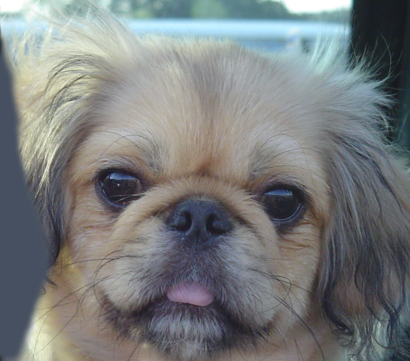
%> input picture data/dog.bmp, 410 x 361 px
$ octave evalHybrid.m   (GNU Octave 9; MATLAB toolbox functions it lacks are replaced by stand-ins)
%> lines starting %> are read from the running program, lines starting %| are printed output that depends on the picture
### code/hybridImage.m
function Image = hybridImage(im1, im2, sigma1, sigma2,method)

%computes the hybrid image using Ihybrid = blurry(I1; 1) + sharp(I2; 2) = I1  g(1) + I2 ? I2  g(2): (1)
%Here, g(1) and g(2) are Gaussian filters with standard deviations 1 and 2 and * denotes the filtering
%operator.

imblur = imageFilter(im1,method,sigma1);
imsharpen = im2-imageFilter(im2,method,sigma2);
Image = imblur + imsharpen;

function result = imageFilter(image,option,sigma)

result = zeros(size(image));
if strcmp(option,'imgaussfilt')
    result = imgaussfilt(image,sigma);
else
    %creates a Gaussian lowpass filter of size hsize(sigma*4+1) with standard deviation sigma (positive)
    filter = fspecial('gaussian' ,sigma*4+1,sigma);
    %Handles the cases where the filter sizes are not given as odd numbers
    if (~mod(size(filter, 1), 2) || ~mod(size(filter, 2), 2))
        error('The row and column size of the filter have to be in odd numbers.');
    end
    [filter_row, filter_column] = size(filter);
    r_margin = (filter_row - 1) / 2;
    c_margin = (filter_column - 1) / 2;

    if strcmp(option,'imfilter')
        %Loop through each color channel
        for layer = 1:size(image, 3)
            tic
            % Padded array to handle missing information in image
            paddedImage = padarray(image(:, :, layer), [r_margin c_margin], 'symmetric');
            temp = zeros(size(paddedImage(:,:,1)));
            temp = imfilter(paddedImage,filter);
            [paddedImageHeight,paddedImageWidth] = size(paddedImage);
            %regaining original image size
            result(:,:,layer) = temp(r_margin+1:paddedImageHeight-r_margin,c_margin+1:paddedImageWidth-c_margin);
            toc
        end

    else
        %Loop through each color channel
        for layer = 1:size(image, 3)
            tic
            % Padded array to handle missing information in image
            paddedImage = padarray(image(:, :, layer), [r_margin c_margin], 'symmetric');
            % Calculate dot product of filter and sliding array from image
            % Transpose filter and convert each fw by fh block from the image into a column
            filtered = filter(:)'*im2col(paddedImage, size(filter), 'sliding');
            result(:,:,layer) = col2im(filtered, [1 1], [size(image, 1) size(image, 2)]);
            toc
        end
    end

end

### code/vis_hybrid_image.m
function output = vis_hybrid_image(hybrid_image)
%visualize a hybrid image by progressively downsampling the image and
%concatenating all of the images together.

scales = 5; %how many downsampled versions to create
scale_factor = 0.5; %how much to downsample each time
padding = 5; %how many pixels to pad.

original_height = size(hybrid_image,1);
num_colors = size(hybrid_image,3); %counting how many color channels the input has
output = hybrid_image;
cur_image = hybrid_image;

for i = 2:scales
    %add padding
    output = cat(2, output, ones(original_height, padding, num_colors));

    %dowsample image;
    cur_image = imresize(cur_image, scale_factor, 'bilinear');
    %pad the top and append to the output
    tmp = cat(1,ones(original_height - size(cur_image,1), size(cur_image,2), num_colors), cur_image);
    output = cat(2, output, tmp);
end


%code by James Hays

### code/evalHybrid.m
% Path to your output directory (change this to your output directory)

clear;
clc;
clf;
dataDir = fullfile('..','data');

% List of images
%imageNames = {'dog.bmp','cat.bmp','plane.bmp','bird.bmp','plane.bmp','bird.bmp','motorcycle.bmp','bicycle.bmp','fish.bmp','submarine.bmp','submarine.bmp','fish.bmp','einstein.bmp','marilyn.bmp'};
imageNames = {'dog.bmp','cat.bmp'};
for i = 1:2:length(imageNames)-1,


    % Read first image
    imfirst = imread(fullfile(dataDir, imageNames{i}));
%> imfirst is the input picture: size 361x410x3 uint8; mean R, G, B 121.2, 124.5, 125
    % Read  second image
    imSecond1 = imread(fullfile(dataDir, imageNames{i+1}));
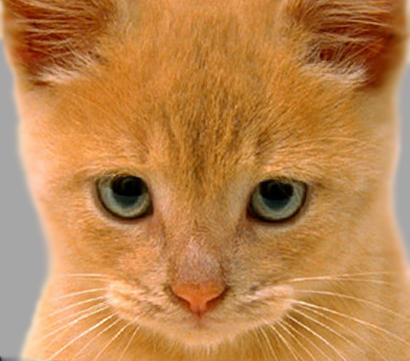
%> input picture data/cat.bmp, 410 x 361 px
%> imSecond1 is the input picture: size 361x410x3 uint8; mean R, G, B 188.3, 132.5, 77.1
    imSecond = imresize(imSecond1,[size(imfirst,1) size(imfirst,2)]);
    %Plot the first and second Image
    fig = figure(1);clf;
    subplot(3,3,1); imagesc(imfirst); axis image off;
    title(strcat('Image1:',imageNames{i}(1:end-4)));
    subplot(3,3,2); imagesc(imSecond); axis image off;
    title(strcat('Image2:',imageNames{i+1}(1:end-4)));


    imfirst = im2single(imfirst);
%> imfirst: size 361x410x3 single
    imSecond = im2single(imSecond);

    foldertitle = strcat(imageNames{i}(1:end-4),imageNames{i+1}(1:end-4));
    %methods of filters to be used. I have used two inbuilt matlab
    %function.Third one is my own filter which does the same function as
    %imfilter.
    methods = {'imfilter','imgaussfilt','myfilter'};
    for index = 1:length(methods)
        sigma1 = 5;
        sigma2 =3;

        hybridIm = hybridImage(imfirst,imSecond,sigma1,sigma2,methods{index});

        outDir = fullfile('..', 'output',foldertitle, methods{index});
        if ~exist(outDir, 'file')
            mkdir(outDir);
        end

        scaledImage = vis_hybrid_image(hybridIm);

        % Write image output
        outimageName = sprintf([imageNames{i}(1:end-4),'-',imageNames{i+1}(1:end-4), '-hybrid.jpg']);
        outimageName = fullfile(outDir, outimageName);
        imwrite(hybridIm, outimageName);
        outimageName = sprintf([imageNames{i}(1:end-4),'-',imageNames{i+1}(1:end-4), '-hybrid-scaled.jpg']);
        outimageName = fullfile(outDir, outimageName);
        imwrite(scaledImage, outimageName);

        subplot(3,3,3);  imagesc(hybridIm); axis image off;
        title('Hybrid image');
        subplot(3,3,[4 9]);  imagesc(scaledImage); axis image off;
        title(strcat('Scaled Hybrid image',' ',' sigma1=',num2str(sigma1),', sigma2= ',num2str(sigma2)));
        savedfigName = strcat(imageNames{i},imageNames{i+1},'SavedFig.bmp') ;
        %Save the figure
        saveas(fig,fullfile(outDir, savedfigName))
    end
%> this loop made 3 passes
%> pass 1, in hybridImage, `imblur = imageFilter(im1,method,sigma1);`:
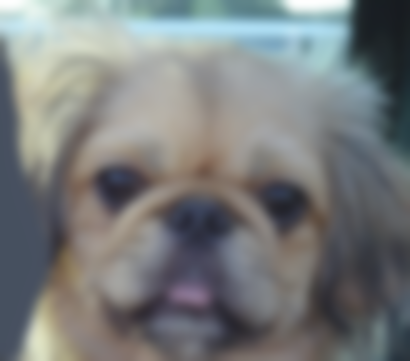
%> imblur: size 361x410x3 double; mean R, G, B 0.475, 0.488, 0.49; mean of the top-left, top-right, bottom-left and bottom-right quarters 0.641, 0.52, 0.425, 0.353
%> pass 1, in hybridImage, `imsharpen = im2-imageFilter(im2,method,sigma2);`:
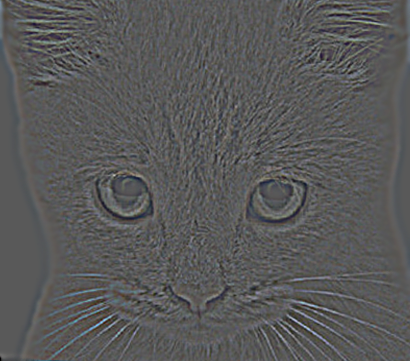
%> imsharpen: size 361x410x3 single; mean R, G, B 1e-09, -3.73e-09, 5.24e-09; drawn with min black and max white
%> pass 1, in hybridImage, `Image = imblur + imsharpen;`:
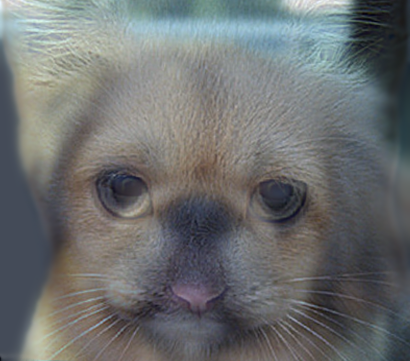
%> Image: size 361x410x3 single; mean R, G, B 0.475, 0.488, 0.49; mean of the top-left, top-right, bottom-left and bottom-right quarters 0.641, 0.521, 0.425, 0.353; drawn with min black and max white
%> pass 1, `scaledImage = vis_hybrid_image(hybridIm);`:
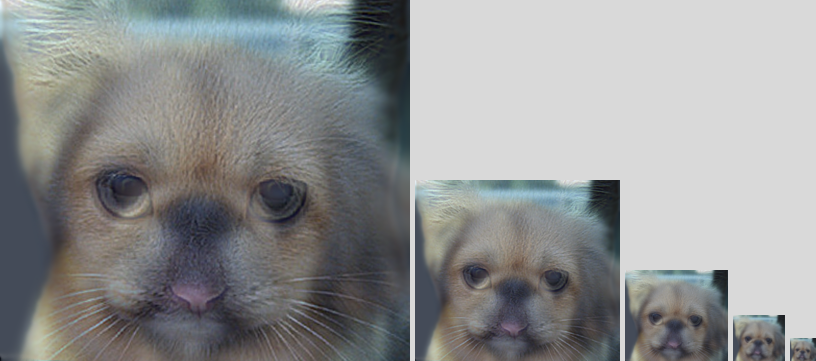
%> scaledImage: size 361x816x3 single; mean R, G, B 0.648, 0.657, 0.658; drawn with min black and max white
%> pass 1, `title(strcat('Scaled Hybrid image',' ',' sigma1=',num2str(sigma1),', s..`:
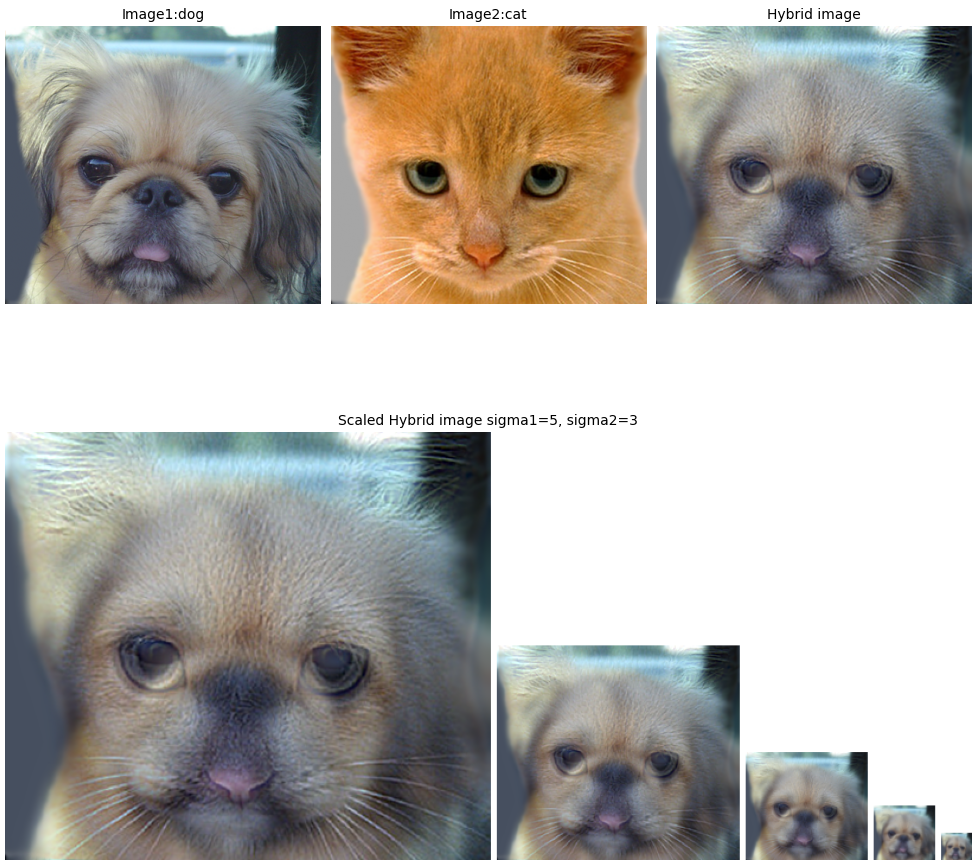
%> figure redrawn from the program's plot data, 4 panels
end
